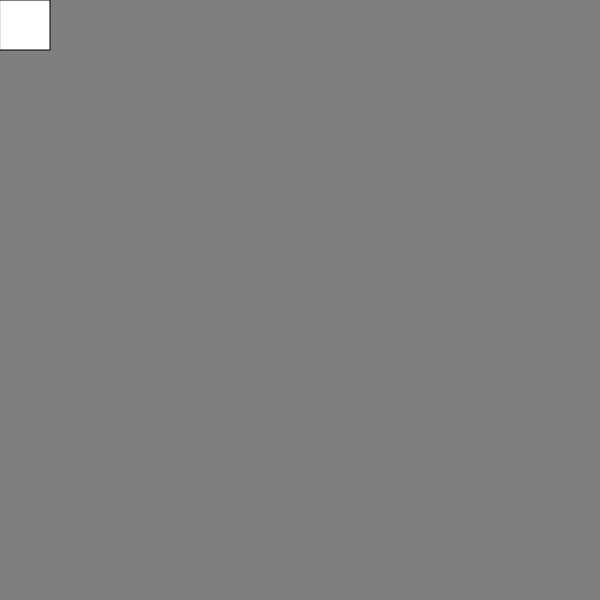
Frame 1 (no input)
Frame 60 (no input): identical to frame 1, image omitted
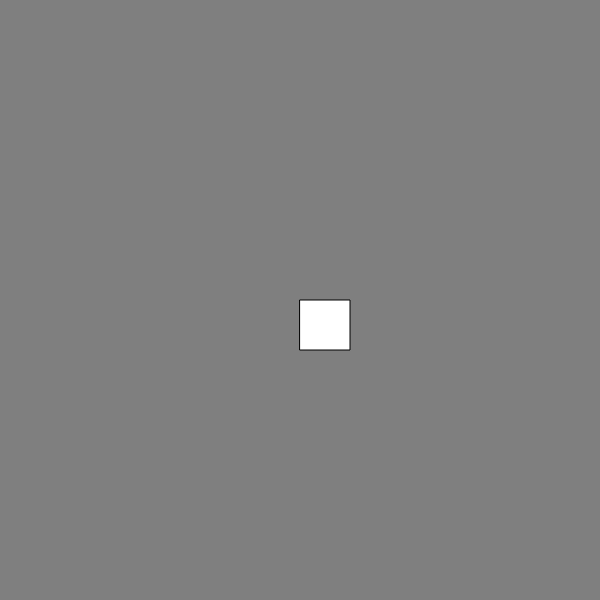
Frame 120 (the mouse pressed at the canvas centre since frame 60)

The p5.js sketch that drew these frames (run headless with seeded random() and noise() and a simulated clock; from frame 60 on, the mouse is pressed at the canvas centre):

// p5.js sketch
// ── sketch.js
/* Mouse following using automatic function calls.
Brady Gould*/
let size = 50;

function setup() {
  var firstCanvas = createCanvas(600, 600);  // create a square window for drawing
}

function draw() {
  // Resets the size after it reaches 600
  if (size > 600) {
    size = 10;
  }
}

function mouseMoved() {
  // This function is called whenever the mouse is moved
    background(127);
  rect(mouseX, mouseY, size, size); // Draw a rectangle

}

function mouseClicked() { //click mouse to make the rectangle bigger
  size = size+10
}

function mouseWheel() { //spin wheel while mouse is moving to change color
    fill(random(255), random(255), random(255));
}
